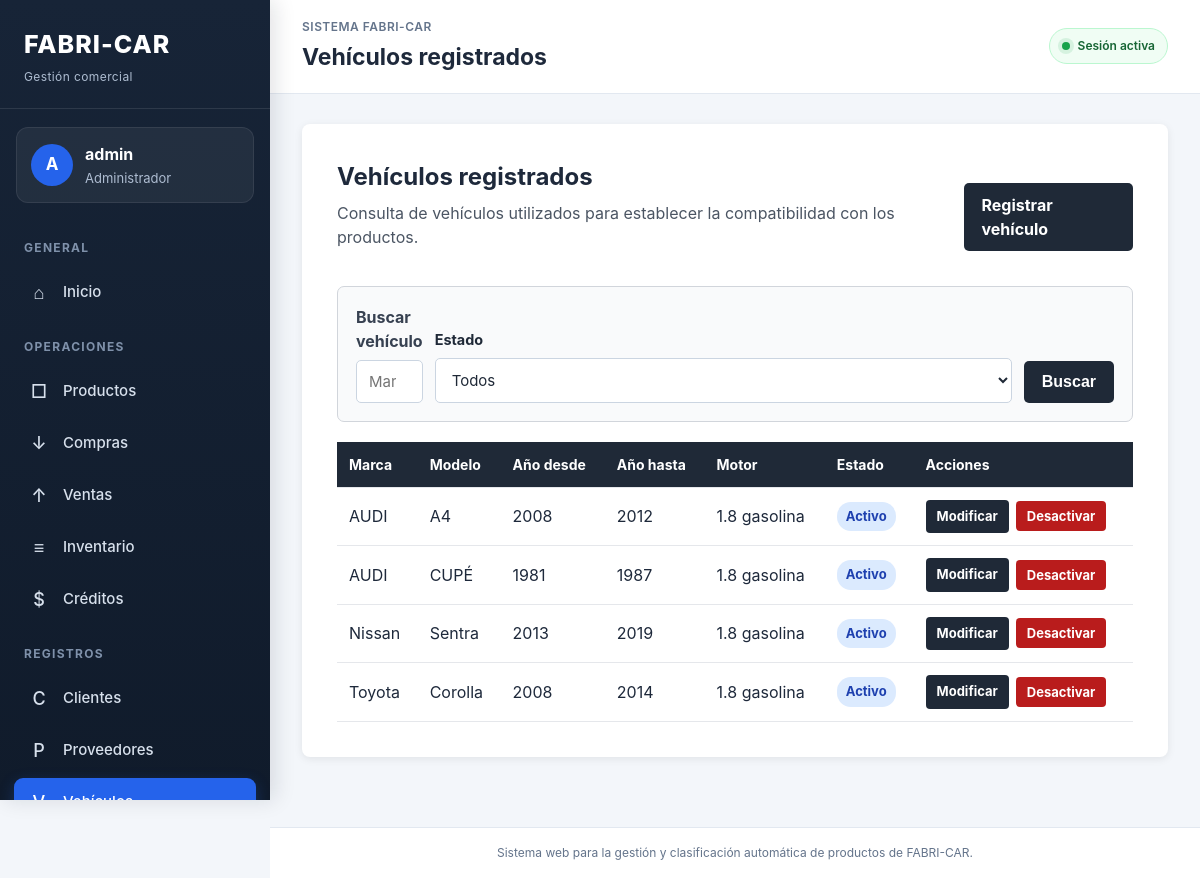
The app's page /vehiculos/ (signed in) with its own data.
### vehiculos/models.py (models this page shows, shortened)
class Vehiculo(models.Model):
    marca = models.CharField(
        max_length=100,
        db_index=True,
        verbose_name="Marca",
    )
    modelo = models.CharField(
        max_length=100,
        db_index=True,
        verbose_name="Modelo",
    )
    anio_desde = models.PositiveSmallIntegerField(
        validators=[
            MinValueValidator(1900),
            MaxValueValidator(2100),
        ],
        verbose_name="Año desde",
    )
    anio_hasta = models.PositiveSmallIntegerField(
        validators=[
            MinValueValidator(1900),
            MaxValueValidator(2100),
        ],
        verbose_name="Año hasta",
    )
    motor = models.CharField(
        max_length=100,
        blank=True,
        verbose_name="Motor",
    )
    estado = models.BooleanField(
        default=True,
        verbose_name="Activo",
    )
    fecha_registro = models.DateTimeField(
        auto_now_add=True,
        verbose_name="Fecha de registro",
    )
    fecha_modificacion = models.DateTimeField(
        auto_now=True,
        verbose_name="Fecha de modificación",
    )
    class Meta:
        verbose_name = "Vehículo"
        verbose_name_plural = "Vehículos"
        ordering = ["marca", "modelo", "anio_desde"]

### vehiculos/views.py (the view)
@login_required
@rol_requerido("Administrador", "Empleado")
def listar_vehiculos(request):
    busqueda = request.GET.get("q", "").strip()
    filtro_estado = request.GET.get("estado", "").strip()
    vehiculos = Vehiculo.objects.all()
    if busqueda:
        vehiculos = vehiculos.filter(
            Q(marca__icontains=busqueda)
            | Q(modelo__icontains=busqueda)
            | Q(motor__icontains=busqueda)
        )
    if filtro_estado == "activo":
        vehiculos = vehiculos.filter(estado=True)
    elif filtro_estado == "inactivo":
        vehiculos = vehiculos.filter(estado=False)
    vehiculos = vehiculos.order_by(
        "marca",
        "modelo",
        "anio_desde",
    )
    paginador = Paginator(vehiculos, 10)
    numero_pagina = request.GET.get("page")
    pagina_vehiculos = paginador.get_page(numero_pagina)
    puede_gestionar_vehiculos = (
        request.user.is_superuser
        or request.user.groups.filter(
            name="Administrador"
        ).exists()
    )
    contexto = {
        "vehiculos": pagina_vehiculos,
        "pagina_vehiculos": pagina_vehiculos,
        "busqueda": busqueda,
        "filtro_estado": filtro_estado,
        "puede_gestionar_vehiculos": puede_gestionar_vehiculos,
    }
    return render(
        request,
        "vehiculos/listar_vehiculos.html",
        contexto,
    )

### principal/context_processors.py (called while the page is built)
def roles_usuario(request):
    usuario = request.user
    if not usuario.is_authenticated:
        return {
            "es_administrador": False,
            "es_empleado": False,
            "es_cliente": False,
        }
    es_administrador = (
        usuario.is_superuser
        or usuario.groups.filter(
            name="Administrador"
        ).exists()
    )
    es_empleado = usuario.groups.filter(
        name="Empleado"
    ).exists()
    es_cliente = usuario.groups.filter(
        name="Cliente"
    ).exists()
    return {
        "es_administrador": es_administrador,
        "es_empleado": es_empleado,
        "es_cliente": es_cliente,
    }

### vehiculos/templates/vehiculos/listar_vehiculos.html (shortened to what this page needs)
{% extends "principal/base.html" %}
{% block encabezado_pagina %}
Vehículos registrados
{% endblock %}
{% block contenido %}
<section class="presentacion">
    <div class="encabezado-listado">
    <div>
        <h2>Vehículos registrados</h2>
        <p>
            Consulta de vehículos utilizados para establecer
            la compatibilidad con los productos.
        </p>
    </div>
    {% if puede_gestionar_vehiculos %}
        <a
            href="{% url 'vehiculos:registrar_vehiculo' %}"
            class="boton-enlace"
        >
            Registrar vehículo
        </a>
    {% endif %}
</div>
<form
    method="get"
    action="{% url 'vehiculos:listar_vehiculos' %}"
    class="formulario-busqueda"
>
    <div class="grupo-busqueda">
        <label for="id_busqueda" class="etiqueta-busqueda">
            Buscar vehículo
        </label>
        <input
            type="search"
            name="q"
            id="id_busqueda"
            value="{{ busqueda }}"
            class="campo-busqueda"
            placeholder="Marca, modelo o motor"
        >
    </div>
    <div class="grupo-filtro">
        <label for="id_estado" class="etiqueta-busqueda">
            Estado
        </label>
        <select
            name="estado"
            id="id_estado"
            class="campo-filtro"
        >
            <option
                value=""
                {% if not filtro_estado %}selected{% endif %}
            >
                Todos
            </option>
        </select>
    </div>
    <div class="acciones-busqueda">
        <button
            type="submit"
            class="boton-principal"
        >
            Buscar
        </button>
    </div>
</form>
    <div class="contenedor-tabla">
        <table class="tabla-datos">
            <thead>
                <tr>
                    <th>Marca</th>
                    <th>Modelo</th>
                    <th>Año desde</th>
                    <th>Año hasta</th>
                    <th>Motor</th>
                    <th>Estado</th>
                    {% if puede_gestionar_vehiculos %}
    <th>Acciones</th>
{% endif %}
                </tr>
            </thead>
            <tbody>
                {% for vehiculo in vehiculos %}
                    <tr>
                        <td>{{ vehiculo.marca }}</td>
                        <td>{{ vehiculo.modelo }}</td>
                        <td>{{ vehiculo.anio_desde }}</td>
                        <td>{{ vehiculo.anio_hasta }}</td>
                        <td>
                            {{ vehiculo.motor|default:"No especificado" }}
                        </td>
                        <td>
                            {% if vehiculo.estado %}
                                <span class="etiqueta-activo">
                                    Activo
                                </span>
                            {% else %}
                                <span class="etiqueta-inactivo">
                                    Inactivo
                                </span>
                            {% endif %}
                        </td>
    {% if puede_gestionar_vehiculos %}
    <td>
        <div class="acciones-tabla">
            <a
                href="{% url 'vehiculos:modificar_vehiculo' vehiculo.id %}"
                class="boton-tabla"
            >
                Modificar
            </a>
            <form
                method="post"
                action="{% url 'vehiculos:cambiar_estado_vehiculo' vehiculo.id %}"
                class="formulario-estado-producto"
            >
                {% if vehiculo.estado %}
                    <button
                        type="submit"
                        class="boton-desactivar"
                        onclick="return confirm('¿Está seguro de desactivar este vehículo?');"
                    >
                        Desactivar
                    </button>
                {% endif %}
            </form>
        </div>
    </td>
{% endif %}
                    </tr>
                {% endfor %}
            </tbody>
        </table>
    </div>
</section>
{% endblock %}

### principal/templates/principal/base.html (shortened to what this page needs)
{% load static %}
<!DOCTYPE html>
<html lang="es">
<head>
    <link
        rel="stylesheet"
        href="{% static 'principal/css/estilos.css' %}"
    >
</head>
<body class="{% if user.is_authenticated %}sistema-autenticado{% else %}pagina-publica{% endif %}">
    {% if user.is_authenticated %}
        <div class="estructura-sistema">
            <aside class="menu-lateral">
                <a
                    href="{% url 'inicio' %}"
                    class="marca-sistema"
                >
                    <span class="marca-principal">
                        FABRI-CAR
                    </span>
                    <span class="marca-descripcion">
                        Gestión comercial
                    </span>
                </a>
                <div class="perfil-menu">
                    <div class="avatar-usuario">
                        {{ user.username|first|upper }}
                    </div>
                    <div class="datos-usuario">
                        <strong>
                            {{ user.username }}
                        </strong>
                        <span>
                            {% if es_administrador %}
                                Administrador
                            {% elif es_empleado %}
                                Empleado
                            {% elif es_cliente %}
                                Cliente
                            {% else %}
                                Usuario
                            {% endif %}
                        </span>
                    </div>
                </div>
                <nav class="navegacion-lateral">
                    <span class="titulo-grupo-menu">
                        General
                    </span>
                    <a
                        href="{% url 'inicio' %}"
                        class="enlace-menu
                        "
                    >
                        <span class="icono-menu">⌂</span>
                        <span>Inicio</span>
                    </a>
                    {% if es_administrador or es_empleado %}
                        <span class="titulo-grupo-menu">
                            Operaciones
                        </span>
                        <a
                            href="{% url 'productos:listar_productos' %}"
                            class="enlace-menu
                            "
                        >
                            <span class="icono-menu">□</span>
                            <span>Productos</span>
                        </a>
                        <a
                            href="{% url 'compras:listar_compras' %}"
                            class="enlace-menu
                            "
                        >
                            <span class="icono-menu">↓</span>
                            <span>Compras</span>
                        </a>
                        <a
                            href="{% url 'ventas:listar_ventas' %}"
                            class="enlace-menu
                            "
                        >
                            <span class="icono-menu">↑</span>
                            <span>Ventas</span>
                        </a>
                        <a
                            href="{% url 'inventario:listar_movimientos' %}"
                            class="enlace-menu
                            "
                        >
                            <span class="icono-menu">≡</span>
                            <span>Inventario</span>
                        </a>
                        <a
                            href="{% url 'creditos:listar_creditos' %}"
                            class="enlace-menu
                            "
                        >
                            <span class="icono-menu">$</span>
                            <span>Créditos</span>
                        </a>
                        <span class="titulo-grupo-menu">
                            Registros
                        </span>
                        <a
                            href="{% url 'clientes:listar_clientes' %}"
                            class="enlace-menu
                            "
                        >
                            <span class="icono-menu">C</span>
                            <span>Clientes</span>
                        </a>
                        <a
                            href="{% url 'proveedores:listar_proveedores' %}"
                            class="enlace-menu
                            "
                        >
                            <span class="icono-menu">P</span>
                            <span>Proveedores</span>
                        </a>
                        <a
                            href="{% url 'vehiculos:listar_vehiculos' %}"
                            class="enlace-menu
                            {% if request.resolver_match.namespace == 'vehiculos' %}
                                enlace-menu-activo
                            {% endif %}"
                        >
                            <span class="icono-menu">V</span>
                            <span>Vehículos</span>
                        </a>
                    {% endif %}
                </nav>
            </aside>
            <div class="area-trabajo">
                <header class="barra-superior">
                    <div>
                        <span class="subtitulo-superior">
                            Sistema FABRI-CAR
                        </span>
                        <h1>
                            {% block encabezado_pagina %}{% endblock %}
                        </h1>
                    </div>
                    <div class="sesion-activa">
                        <span class="indicador-activo"></span>
                        Sesión activa
                    </div>
                </header>
    {% endif %}
            <main class="{% if user.is_authenticated %}contenido-principal{% else %}contenido-principal-publico{% endif %}">
                {% block contenido %}
                {% endblock %}
            </main>
            <footer class="pie-pagina">
                <p>
                    Sistema web para la gestión y clasificación automática
                    de productos de FABRI-CAR.
                </p>
            </footer>
    {% if user.is_authenticated %}
            </div>
        </div>
    {% else %}
        </div>
    {% endif %}
</body>
</html>

### records on screen
Vehiculo: marca "AUDI", modelo "A4", anio_desde "2008", anio_hasta "2012", motor "1.8 gasolina", estado "Activo"
Vehiculo: marca "AUDI", modelo "CUPÉ", anio_desde "1981", anio_hasta "1987", motor "1.8 gasolina", estado "Activo"
Vehiculo: marca "Nissan", modelo "Sentra", anio_desde "2013", anio_hasta "2019", motor "1.8 gasolina", estado "Activo"
Vehiculo: marca "Toyota", modelo "Corolla", anio_desde "2008", anio_hasta "2014", motor "1.8 gasolina", estado "Activo"

### other values on screen
{{ user.username|first|upper }} "A"
{{ user.username }} "admin"
